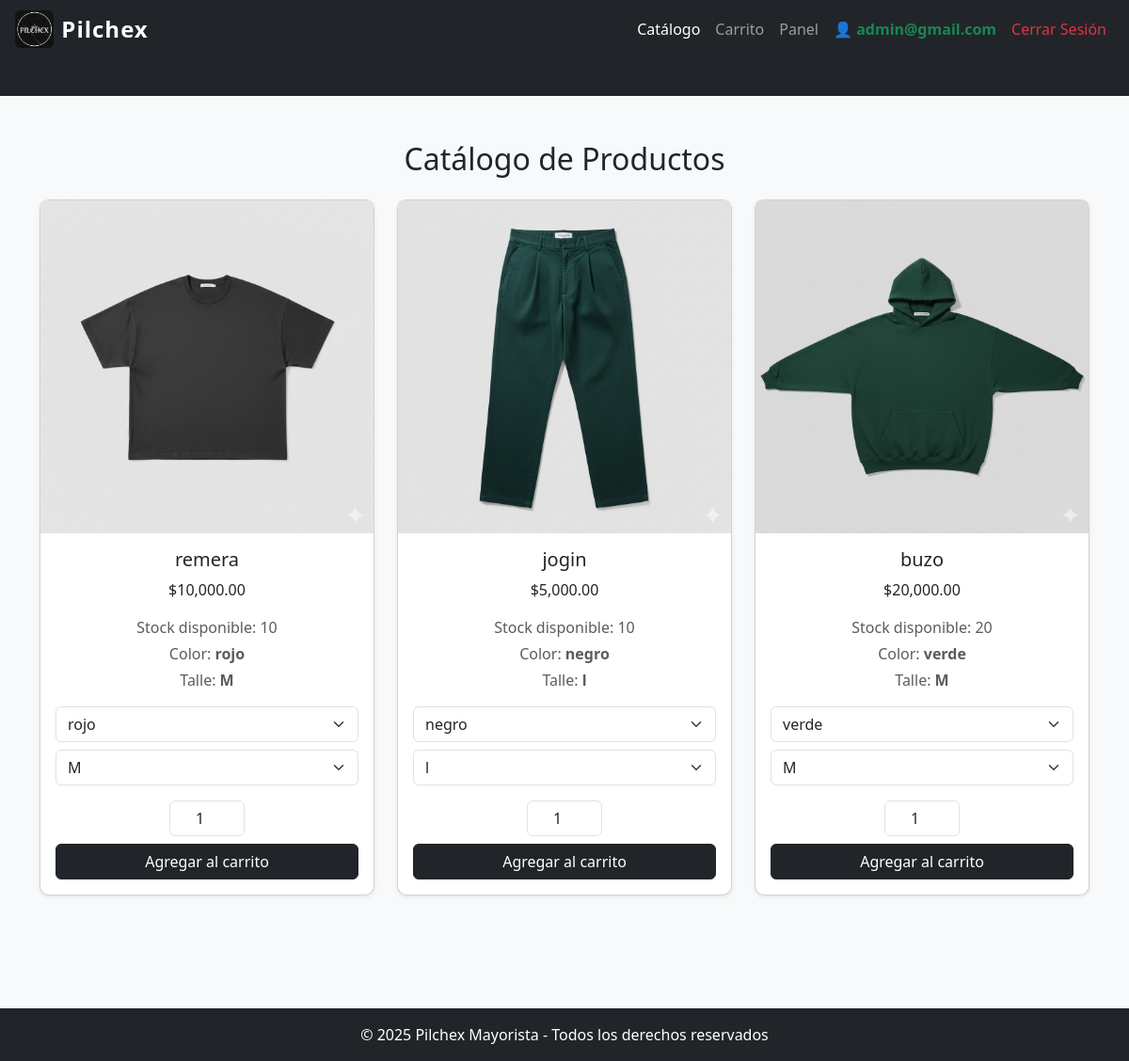
The app's page /TP-final-ropa-main/TP_FINAL_ROPA/productos.php (signed in) with its own data.
### tables this page shows
CREATE TABLE `productos` (
  `id` int(11) NOT NULL,
  `nombre` varchar(100) DEFAULT NULL,
  `descripcion` text DEFAULT NULL,
  `precio` decimal(10,2) DEFAULT NULL,
  `imagen` varchar(255) DEFAULT NULL,
  `stock` int(11) NOT NULL DEFAULT 0,
  `color` varchar(100) DEFAULT NULL,
  `talle` varchar(100) DEFAULT NULL
);

### TP-final-ropa-main/TP_FINAL_ROPA/productos.php (the view, shortened to what this page needs)
<?php
include("conexion.php");
$usuario_logueado = isset($_SESSION['usuario_id']);
$resultado = $conn->query("SELECT * FROM productos");
?>
<!DOCTYPE html>
<html lang="es">
<head>
  <link href="https://cdn.jsdelivr.net/npm/bootstrap@5.3.3/dist/css/bootstrap.min.css" rel="stylesheet">
  <link href="style.css" rel="stylesheet">
</head>
<body>
<nav class="navbar navbar-expand-lg navbar-dark bg-dark shadow-sm">
  <div class="container-fluid px-3">
    <a class="navbar-brand d-flex align-items-center" href="index.php">
      <img src="pilchex.png" alt="Logo Pilchex">
      <span>Pilchex</span>
    </a>
    <div class="collapse navbar-collapse" id="navbarNav">
      <ul class="navbar-nav ms-auto">
        <li class="nav-item"><a class="nav-link active" href="productos.php">Catálogo</a></li>
        <li class="nav-item"><a class="nav-link" href="carrito.php">Carrito</a></li>
        <?php if ($usuario_logueado): ?>
          <?php if ($_SESSION['usuario_rol'] === 'empleado' || $_SESSION['usuario_rol'] === 'admin'): ?>
            <li class="nav-item"><a class="nav-link" href="panel_empleado.php">Panel</a></li>
          <?php endif; ?>
          <li class="nav-item"><a class="nav-link text-success fw-bold" href="#">👤 <?= htmlspecialchars($_SESSION['usuario_nombre']) ?></a></li>
          <li class="nav-item"><a class="nav-link text-danger" href="logout.php">Cerrar Sesión</a></li>
        <?php else: ?>
          <li class="nav-item"><a class="nav-link" href="login.php">Iniciar Sesión</a></li>
          <li class="nav-item"><a class="nav-link" href="registro.php">Registrarse</a></li>
        <?php endif; ?>
      </ul>
    </div>
  </div>
</nav>
<div class="marquesina bg-dark text-white text-center py-2">
  <span>🧾 MÍNIMO DE COMPRA $100.000 - PILCHEX MAYORISTA DE ROPA 🧾 - ENVÍO A TODO EL PAÍS 🌐</span>
</div>
<div class="container py-5">
  <h2 class="text-center mb-4">Catálogo de Productos</h2>
  <div class="row">
    <?php while ($row = $resultado->fetch_assoc()): ?>
      <div class="col-md-4 mb-4">
        <div class="card shadow-sm">
          <?php
           $img = trim($row['imagen']);
            if (!empty($img) && strpos($img, 'uploads/') === 0 && file_exists($img)) {
                $src = $img;
            }
            elseif (filter_var($img, FILTER_VALIDATE_URL)) {
                $src = $img;
            }
            else {
                $src = "https://via.placeholder.com/300x200?text=Sin+Imagen";
            }
          ?>
          <img src="<?= htmlspecialchars($src) ?>" class="card-img-top" alt="<?= htmlspecialchars($row['nombre']) ?>">
          <div class="card-body text-center">
            <h5 class="card-title"><?= htmlspecialchars($row['nombre']) ?></h5>
            <p class="card-text">$<?= number_format($row['precio'], 2) ?></p>
            <p class="text-muted mb-1">Stock disponible: <?= $row['stock'] ?></p>
            <p class="text-muted mb-1">Color: <strong><?= htmlspecialchars($row['color']) ?></strong></p>
            <p class="text-muted mb-3">Talle: <strong><?= htmlspecialchars($row['talle']) ?></strong></p>
            <form method="POST" class="mt-2">
              <select name="color" class="form-select mb-2" required>
                <option value="<?= htmlspecialchars($row['color']) ?>"><?= htmlspecialchars($row['color']) ?></option>
              </select>
              <select name="talle" class="form-select mb-3" required>
                <option value="<?= htmlspecialchars($row['talle']) ?>"><?= htmlspecialchars($row['talle']) ?></option>
              </select>
              <div class="mb-2">
                <input type="number" name="cantidad" value="1" min="1" max="<?= $row['stock'] ?>" class="form-control text-center" style="width:80px;margin:auto;">
              </div>
              <?php if ($row['stock'] > 0): ?>
                <?php if ($usuario_logueado): ?>
                  <button type="submit" name="agregar" class="btn btn-dark w-100">
                    Agregar al carrito
                  </button>
                <?php else: ?>
                  <a href="login.php" class="btn btn-secondary w-100">Inicia sesión para comprar</a>
                <?php endif; ?>
              <?php else: ?>
                <button class="btn btn-secondary w-100" disabled>Sin stock</button>
              <?php endif; ?>
            </form>
          </div>
        </div>
      </div>
    <?php endwhile; ?>
  </div>
</div>
<footer class="bg-dark text-white text-center py-3 mt-5">
  © 2025 Pilchex Mayorista - Todos los derechos reservados
</footer>
</body>
</html>

### TP-final-ropa-main/TP_FINAL_ROPA/style.css (style rules this page uses)
body { background-color: #f8f9fa; }
.navbar-brand { font-weight: bold; }
.marquesina { background: #343a40; color: #e9ecef; font-weight: 500; font-size: 0.9rem; padding: 6px 0; overflow: hidden; white-space: nowrap; border-bottom: 2px solid #212529; }
.marquesina span { display: inline-block; padding-left: 100%; animation: moverTexto 25s linear infinite; }
footer { background: #212529; color: white; padding: 20px 0; text-align: center; margin-top: 50px; }
.navbar-brand img { height: 40px; width: auto; margin-right: 8px; border-radius: 6px; }
.navbar-brand { font-size: 1.5rem; font-weight: bold; letter-spacing: 1px; }
.navbar { padding-top: 6px; padding-bottom: 6px; }
.card { border-radius: 10px; }

### records on screen
productos: imagen (picture), nombre "remera", precio "10,000.00", stock "10", color "rojo", talle "M", shows "Agregar al carrito"
productos: imagen (picture), nombre "jogin", precio "5,000.00", stock "10", color "negro", talle "l", shows "Agregar al carrito"
productos: imagen (picture), nombre "buzo", precio "20,000.00", stock "20", color "verde", talle "M", shows "Agregar al carrito"

### other values on screen
$_SESSION['usuario_nombre'] "admin@gmail.com"
